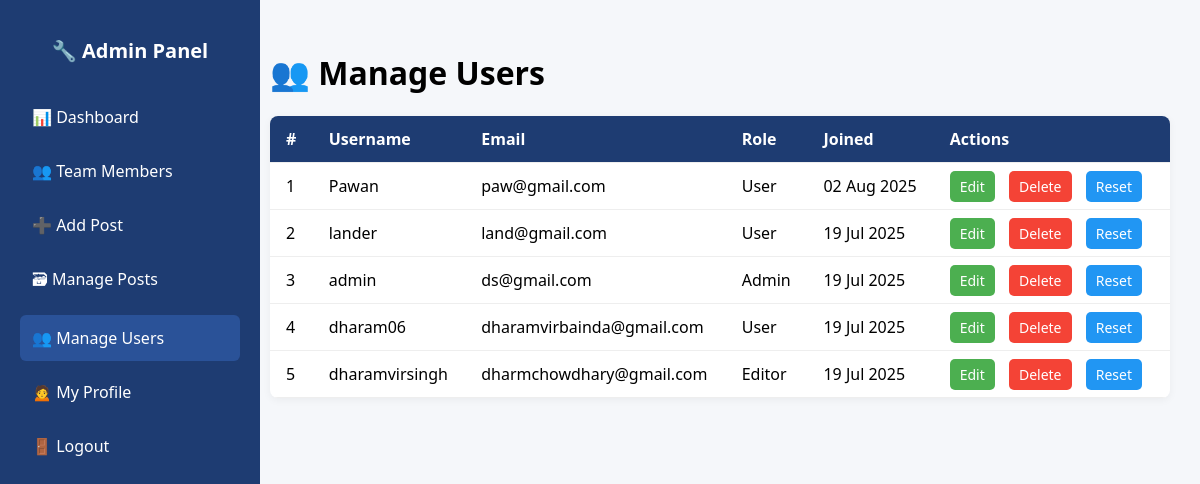
The app's page /scriptcode/admin/manage-users.php (signed in) with its own data.
### tables this page shows
CREATE TABLE `users` (
  `id` int(11) NOT NULL,
  `username` varchar(100) NOT NULL,
  `email` varchar(150) DEFAULT NULL,
  `password` varchar(255) NOT NULL,
  `role` enum('admin','editor','user','viewer') DEFAULT 'user',
  `created_at` timestamp NULL DEFAULT current_timestamp()
);

### scriptcode/admin/manage-users.php (the view, shortened to what this page needs)
<?php
require '../common/db.php';
$stmt = $pdo->query("SELECT id, username, email, role, created_at FROM users ORDER BY created_at DESC");
$users = $stmt->fetchAll(PDO::FETCH_ASSOC);
?>
<!DOCTYPE html>
<html lang="en">
<head>
</head>
<body>
<?php include 'sidebar.php'; ?>
<div class="main-content">
  <h1>👥 Manage Users</h1>
  <table>
    <thead>
      <tr>
        <th>#</th>
        <th>Username</th>
        <th>Email</th>
        <th>Role</th>
        <th>Joined</th>
        <th>Actions</th>
      </tr>
    </thead>
    <tbody>
      <?php foreach ($users as $i => $user): ?>
        <tr>
          <td><?= $i + 1 ?></td>
          <td><?= htmlspecialchars($user['username']) ?></td>
          <td><?= htmlspecialchars($user['email']) ?></td>
          <td><?= ucfirst($user['role']) ?></td>
          <td><?= date("d M Y", strtotime($user['created_at'])) ?></td>
          <td class="actions">
            <a class="edit" href="edit-user.php?id=<?= $user['id'] ?>">Edit</a>
            <a class="delete" href="delete-user.php?id=<?= $user['id'] ?>" onclick="return confirm('Delete this user?')">Delete</a>
            <a class="reset" href="reset-password.php?id=<?= $user['id'] ?>">Reset</a>
          </td>
        </tr>
      <?php endforeach ?>
    </tbody>
  </table>
</div>
</body>
</html>

### scriptcode/admin/manage-users.php (style rules this page uses)
body { margin: 0; font-family: 'Segoe UI', sans-serif; background-color: #f5f7fa; }
.main-content { margin-left: 240px; padding: 30px; }
table { width: 100%; border-collapse: collapse; background: white; box-shadow: 0 2px 8px rgba(0,0,0,0.05); border-radius: 8px; overflow: hidden; }
th, td { padding: 12px 16px; border-bottom: 1px solid #eee; text-align: left; }
th { background-color: #1e3c72; color: white; }
.actions a { margin-right: 10px; text-decoration: none; padding: 6px 10px; border-radius: 5px; font-size: 14px; }
.edit { background: #4caf50; color: white; }
.delete { background: #f44336; color: white; }
.reset { background: #2196f3; color: white; }

### records on screen
users: username "Pawan", email "paw@gmail.com", role "User", created_at "02 Aug 2025"
users: username "lander", email "land@gmail.com", role "User", created_at "19 Jul 2025"
users: username "admin", email "ds@gmail.com", role "Admin", created_at "19 Jul 2025"
users: username "dharam06", email "dharamvirbainda@gmail.com", role "User", created_at "19 Jul 2025"
users: username "dharamvirsingh", email "dharmchowdhary@gmail.com", role "Editor", created_at "19 Jul 2025"
